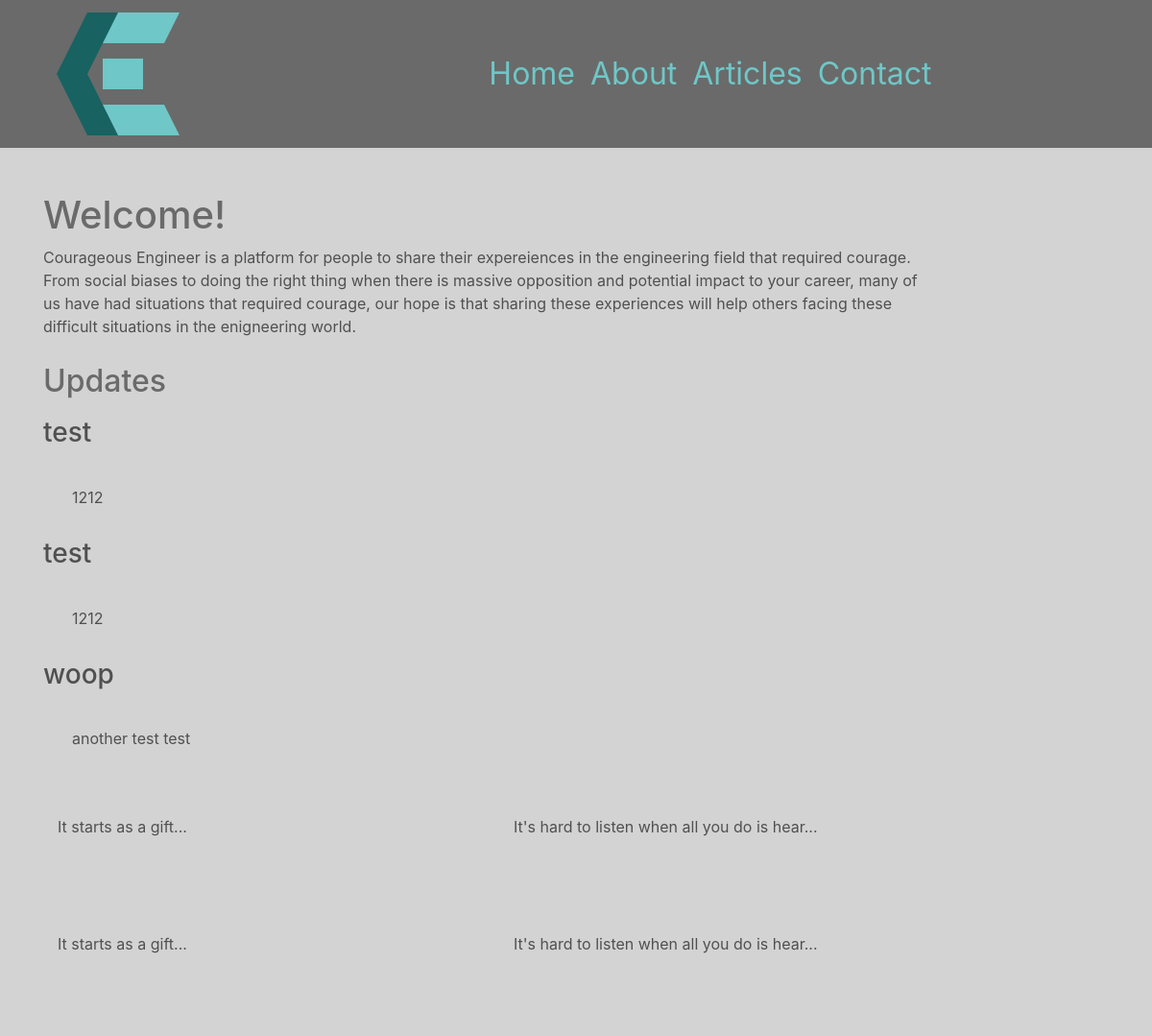
The page / on the database its author committed.
### chrissmit/services/db_models.py (models this page shows, shortened)
class Update(db.Model):
    id = db.Column(db.Integer, primary_key=True)
    title = db.Column(db.String(100), nullable=False,)
    user_id = db.Column(db.Integer, db.ForeignKey('user.id'), nullable=False)
    posted = db.Column(db.DateTime, nullable=False, default=datetime.utcnow)
    edited = db.Column(db.DateTime, nullable=True, default=None)
    content = db.Column(db.Text, nullable=False)

### chrissmit/views/navigation_views.py (the view, shortened to what this page needs)
@blueprint.route('/', methods=['GET','POST'])
def index():
    updates_form = UpdatesForm()
    updates = Update.query.all()
    last_four = article_service.get_last_four_articles()
    return render_template(
        template_name_or_list='navigation/index.html',
        recent_articles=last_four,
        update_form = updates_form,
        updates=updates,
        )

### chrissmit/services/article_service.py (called while the page is built)
def get_last_four_articles():
    return articles[-4:]

### chrissmit/templates/navigation/index.html (shortened to what this page needs)
{% extends "shared/_layout.html" %}
{% block main_content %}
<div class="main_content row">
<div class="col-lg">
    <h1>Welcome!</h1>
    Courageous Engineer is a platform for people to share their expereiences in the engineering field that required courage.
    <p>From social biases to doing the right thing when there is massive opposition and potential impact to your career, many of us have had situations that required courage,
    our hope is that sharing these experiences will help others facing these difficult situations in the enigneering world.
    <h2>Updates</h2>
    {% if updates %}
        {% for update in updates %}
            <h3>{{ update.title }}</h3>
            <article>{{ update.content }}</article>
        {% endfor %}
    {% endif %}
    {% if recent_articles %}
        <div class="row">
        {%  for s in recent_articles %}
            <div class="col-lg-6">
                <article>
                    <div class="row">
                    </div>
                    <div class="row">
                        {{ s.preview }}
                    </div>
                    <div class="row">
                        <div class="post_image float-center">
                        </div>
                    </div>
                </article>
            </div>
        {% endfor %}
        </div>
        <br>
    {% endif %}
</div>
</div>
{%  endblock %}

### chrissmit/static/css/site.css (style rules this page uses)
html { background-color: lightgray; }
body { background-color: lightgray; }
.main_content { margin-top: 100px; color: rgba(80,80,80,1); background-color: lightgray; border: 2px height: 100%; }
h1 { color: rgba(80,80,80,0.80); }
h2 { color: rgba(80,80,80,0.80); padding-top: 10px; padding-bottom: 10px; }
article { border-width: 3px; border-color: rgba(80,80,80,0.6); padding: 30px; }
.post_image { padding: 15px; width: 60%; }

### rows shown on the page
Update: title "test", content "1212"
Update: title "test", content "1212"
Update: title "woop", content "another test test"

### other values the page prints
{{ s.preview }} "It starts as a gift..." "It's hard to listen when all you do is hear..." "It starts as a gift..." "It's hard to listen when all you do is hear..."
